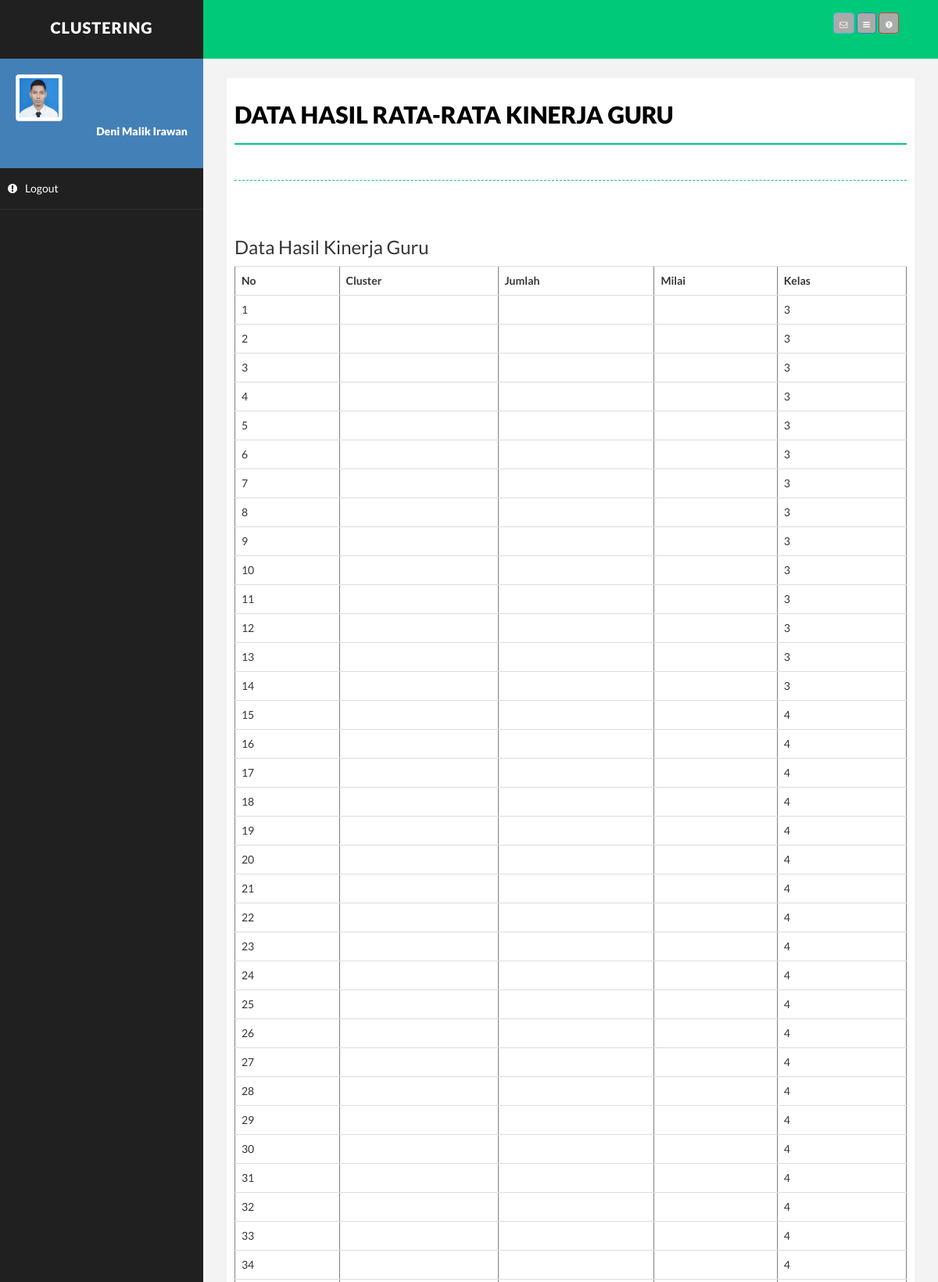
The page /hasil_kinerja.php (upper part) on the database its author committed.
### tables this page shows
CREATE TABLE `hasil` (
  `id` int(10) NOT NULL,
  `nama` varchar(150) NOT NULL,
  `absen` int(10) NOT NULL,
  `jekel` varchar(75) NOT NULL,
  `kelas` varchar(75) NOT NULL,
  `tempat` varchar(75) NOT NULL,
  `tanggal` date NOT NULL,
  `alamat` varchar(75) NOT NULL,
  `guru` varchar(75) NOT NULL,
  `mp1` int(10) DEFAULT NULL,
  `mp2` int(10) DEFAULT NULL,
  `mp3` int(10) DEFAULT NULL,
  `mp4` int(10) DEFAULT NULL,
  `mp5` int(10) DEFAULT NULL,
  `mp6` int(10) DEFAULT NULL,
  `ti1` int(10) DEFAULT NULL,
  `ti2` int(10) DEFAULT NULL,
  `ti3` int(10) DEFAULT NULL,
  `ti4` int(10) DEFAULT NULL,
  `ti5` int(10) DEFAULT NULL,
  `si1` int(10) DEFAULT NULL,
  `si2` int(10) DEFAULT NULL,
  `si3` int(10) DEFAULT NULL,
  `si4` int(10) DEFAULT NULL,
  `si5` int(10) DEFAULT NULL,
  `km1` int(10) DEFAULT NULL,
  `km2` int(10) DEFAULT NULL,
  `km3` int(10) DEFAULT NULL,
  `km4` int(10) DEFAULT NULL,
  `km5` int(10) NOT NULL
);

### hasil_kinerja.php (the view, shortened to what this page needs)
<!DOCTYPE html>
<html xmlns="http://www.w3.org/1999/xhtml">
<head>
    <link href="assets/css/bootstrap.css" rel="stylesheet" />
    <link href="assets/css/font-awesome.css" rel="stylesheet" />
    <link href="assets/css/basic.css" rel="stylesheet" />
    <link href="assets/css/custom.css" rel="stylesheet" />
</head>
<body>
    <div id="wrapper">
        <nav class="navbar navbar-default navbar-cls-top " role="navigation" style="margin-bottom: 0">
            <div class="navbar-header">
                <a class="navbar-brand" href="">Clustering</a>
            </div>
            <div class="header-right">
                <a href="gambar.php" class="btn btn-info" title="Gambar"><b> </b><i class="fa fa-envelope-o fa-2x"></i></a>
                <a href="kalender.php" class="btn btn-primary" title="Calendar"><b></b><i class="fa fa-bars fa-2x"></i></a>
                <a href="video.php" class="btn btn-danger" title="Video"><i class="fa fa-exclamation-circle fa-2x"></i></a>
            </div>
        </nav>
<?php
include"menu.php";
?>
<head>
</head>
        <div id="page-wrapper">
          <div id="page-inner">
                <div class="row">
                    <div class="col-md-12">
                        <h1 class="page-head-line">Data Hasil Rata-Rata Kinerja Guru</h1>
                      <h1 class="page-subhead-line"></h1>
                    </div>
                </div>
</head>
<!DOCTYPE html>
<html>
<head>
<link rel="stylesheet" type="text/css" href="style.css">
</head>
<body>
	<br/>
	<h3>Data Hasil  Kinerja Guru</h3>
	<table border="1" class="table">
		<tr>
			<th>No</th>
			<th>Cluster</th>
			<th>Jumlah</th>
			<th>Milai</th>
			<th>Kelas</th>
		</tr>
		<?php
		$query_mysql = mysql_query("SELECT * FROM hasil")or die(mysql_error());
		$nomor = 1;
        while($data = mysql_fetch_array($query_mysql)){
		?>
		<tr>
<td><?php echo $nomor++; ?></td>
<td><?php echo $data['cluster']; ?></td>
<td><?php echo $data['jumlah']; ?></td>
<td><?php echo $data['nilai']; ?></td>
<td><?php echo $data['kelas']; ?></td>
		</tr>
		<?php } ?>
	</table>
</body>
</html>
            </div>
        </div>
    </div>
</body>
</html>

### assets/css/basic.css (style rules this page uses)
body { font-family: 'Open Sans', sans-serif; line-height:25px; }
#wrapper { width: 100%; background: #202020; }
#page-wrapper { padding: 15px 15px; min-height: 600px; background: #F3F3F3; }
#page-inner { width: 100%; margin: 10px 20px 10px 0px; background-color: #fff!important; padding: 10px; min-height: 1200px; }
.page-head-line { font-size: 30px; text-transform: uppercase; color: #000; font-weight: 800; padding-bottom: 20px; border-bottom: 2px solid #00CA79; margin-bottom: 10px; }
.page-subhead-line { font-size: 14px; padding-top: 5px; padding-bottom: 20px; font-style:italic; margin-bottom:30px; border-bottom:1px dashed #00CA79; }
.navbar-cls-top .navbar-brand { color: #fff; background: #202020; width: 260px; text-align: center; height: 75px; font-size: 20px; letter-spacing: 1px; font-weight: 900; padding-top: 25px; text-transform:uppercase; }
.header-right { color: #fff; padding: 15px 50px 5px 50px; float: right; font-size: 16px; }
.navbar-cls-top { background: #00CA79; border-bottom: none; }
.navbar-default { border: 0px solid black; }
.navbar-header { background: #000000; }
@media (min-width:768px) { #page-wrapper { margin: 0 0 0 260px; padding: 15px 30px; min-height: 1200px; } }
@media (min-width:768px) { .navbar { border-radius: 0px; } }

### Chart/samples/style.css (style rules this page uses)
body, html { color: #333538; font-family: 'Lato', sans-serif; line-height: 1.6; padding: 0; margin: 0; }
a { color: #f27173; text-decoration: none; }
.btn { background-color: #aaa; border-radius: 4px; color: white; padding: 0.25rem 0.75rem; }
.btn .fa { font-size: 1rem; }

### rows shown on the page
hasil: kelas "3"
hasil: kelas "3"
hasil: kelas "3"
hasil: kelas "3"
hasil: kelas "3"
hasil: kelas "3"
hasil: kelas "3"
hasil: kelas "3"
hasil: kelas "3"
hasil: kelas "3"
hasil: kelas "3"
hasil: kelas "3"
hasil: kelas "3"
hasil: kelas "3"
hasil: kelas "4"
hasil: kelas "4"
hasil: kelas "4"
hasil: kelas "4"
hasil: kelas "4"
hasil: kelas "4"
hasil: kelas "4"
hasil: kelas "4"
hasil: kelas "4"
hasil: kelas "4"
hasil: kelas "4"
hasil: kelas "4"
hasil: kelas "4"
hasil: kelas "4"
hasil: kelas "4"
hasil: kelas "4"
hasil: kelas "4"
hasil: kelas "4"
hasil: kelas "4"
hasil: kelas "4"
